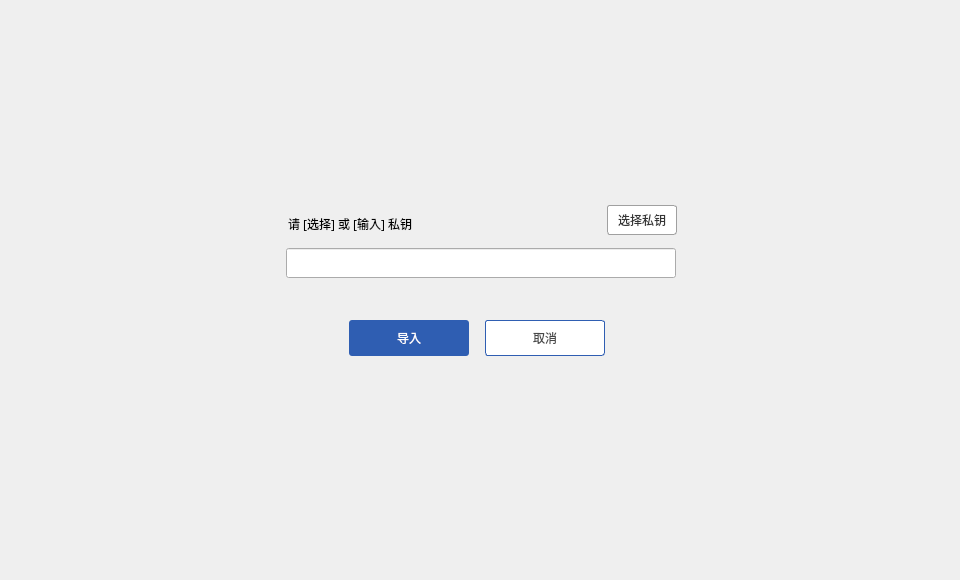
<?xml version="1.0" encoding="UTF-8"?>
<ui version="4.0">
 <class>ImportDialog</class>
 <widget class="QDialog" name="ImportDialog">
  <property name="geometry">
   <rect>
    <x>0</x>
    <y>0</y>
    <width>960</width>
    <height>580</height>
   </rect>
  </property>
  <property name="font">
   <font>
    <family>微软雅黑</family>
   </font>
  </property>
  <property name="windowTitle">
   <string>Dialog</string>
  </property>
  <widget class="QWidget" name="widget" native="true">
   <property name="geometry">
    <rect>
     <x>0</x>
     <y>0</y>
     <width>960</width>
     <height>580</height>
    </rect>
   </property>
   <widget class="QWidget" name="containerWidget" native="true">
    <property name="geometry">
     <rect>
      <x>209</x>
      <y>153</y>
      <width>542</width>
      <height>274</height>
     </rect>
    </property>
    <widget class="QToolButton" name="cancelBtn">
     <property name="geometry">
      <rect>
       <x>276</x>
       <y>167</y>
       <width>120</width>
       <height>36</height>
      </rect>
     </property>
     <property name="cursor">
      <cursorShape>PointingHandCursor</cursorShape>
     </property>
     <property name="styleSheet">
      <string notr="true">QToolButton{background-color:#ffffff;color:#484848;border:1px solid rgb(47,94,178);border-radius:3px;}
QToolButton:hover{color:rgb(0, 26, 73);}</string>
     </property>
     <property name="text">
      <string>取消</string>
     </property>
    </widget>
    <widget class="QLineEdit" name="privateKeyLineEdit">
     <property name="geometry">
      <rect>
       <x>77</x>
       <y>95</y>
       <width>390</width>
       <height>30</height>
      </rect>
     </property>
     <property name="font">
      <font>
       <family>微软雅黑</family>
       <pointsize>10</pointsize>
      </font>
     </property>
     <property name="contextMenuPolicy">
      <enum>Qt::DefaultContextMenu</enum>
     </property>
     <property name="styleSheet">
      <string notr="true">border-color: rgb(0, 0, 0);</string>
     </property>
     <property name="text">
      <string/>
     </property>
     <property name="readOnly">
      <bool>false</bool>
     </property>
    </widget>
    <widget class="QToolButton" name="importBtn">
     <property name="geometry">
      <rect>
       <x>140</x>
       <y>167</y>
       <width>120</width>
       <height>36</height>
      </rect>
     </property>
     <property name="font">
      <font>
       <family>微软雅黑</family>
      </font>
     </property>
     <property name="cursor">
      <cursorShape>PointingHandCursor</cursorShape>
     </property>
     <property name="styleSheet">
      <string notr="true">QToolButton{background-color:rgb(47,94,178);color:#ffffff;border:none;border-radius:3px;}
QToolButton:hover{background-color:rgb(0, 26, 73);}
QToolButton:disabled{background-color:#cecece;}</string>
     </property>
     <property name="text">
      <string>导入</string>
     </property>
    </widget>
    <widget class="QLabel" name="tipLabel">
     <property name="geometry">
      <rect>
       <x>-171</x>
       <y>77</y>
       <width>261</width>
       <height>16</height>
      </rect>
     </property>
     <property name="font">
      <font>
       <family>微软雅黑</family>
      </font>
     </property>
     <property name="styleSheet">
      <string notr="true">color: rgb(255, 78, 54);</string>
     </property>
     <property name="text">
      <string/>
     </property>
    </widget>
    <widget class="QLabel" name="label">
     <property name="geometry">
      <rect>
       <x>79</x>
       <y>61</y>
       <width>300</width>
       <height>20</height>
      </rect>
     </property>
     <property name="text">
      <string>请 [选择] 或 [输入] 私钥</string>
     </property>
    </widget>
    <widget class="QPushButton" name="pathBtn">
     <property name="geometry">
      <rect>
       <x>398</x>
       <y>52</y>
       <width>70</width>
       <height>30</height>
      </rect>
     </property>
     <property name="font">
      <font>
       <family>微软雅黑</family>
      </font>
     </property>
     <property name="cursor">
      <cursorShape>PointingHandCursor</cursorShape>
     </property>
     <property name="focusPolicy">
      <enum>Qt::NoFocus</enum>
     </property>
     <property name="styleSheet">
      <string notr="true">QPushButton{border:1px solid rgb(160,160,160);
border-radius:3px;
background-color: rgb(255, 255, 255);
color: rgb(53, 53, 53);
}
QPushButton::hover{color: rgb(153, 153, 153);}</string>
     </property>
     <property name="text">
      <string>选择私钥</string>
     </property>
    </widget>
   </widget>
  </widget>
 </widget>
 <tabstops>
  <tabstop>privateKeyLineEdit</tabstop>
  <tabstop>importBtn</tabstop>
  <tabstop>cancelBtn</tabstop>
  <tabstop>pathBtn</tabstop>
 </tabstops>
 <resources/>
 <connections/>
</ui>
